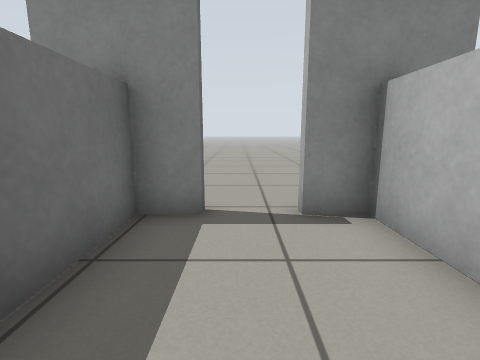
view 1 (above)

15 first-person views from a walk through a robot-simulator world made for Gazebo. The camera is 0.64 m above the floor, tilts 10° down and sees 85° across. The floor is counted in squares, 0.5 m on a side. Each view is taken from the middle of a square. On the plan, view 1 faces up. The plan holds only what a view shows up to about 12 squares ahead; the rest is blank. The robots in the file are not drawn.

view 2
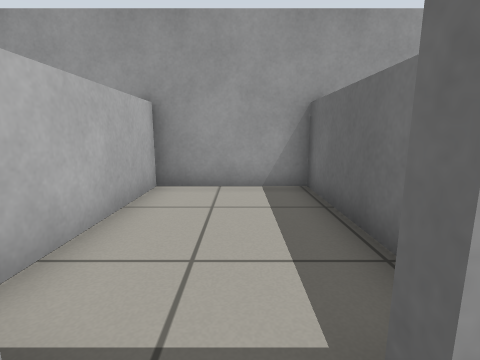

view 3
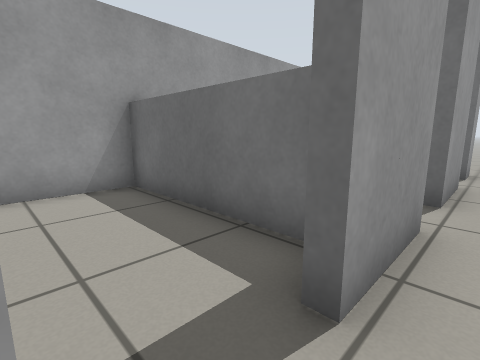

view 4
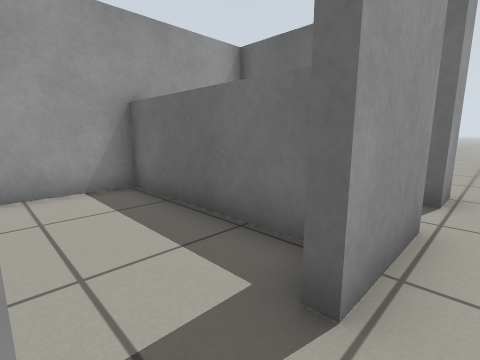

view 5
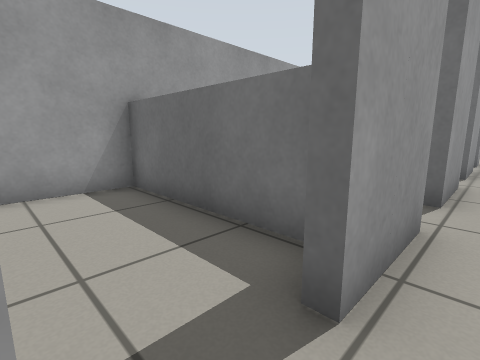

view 6
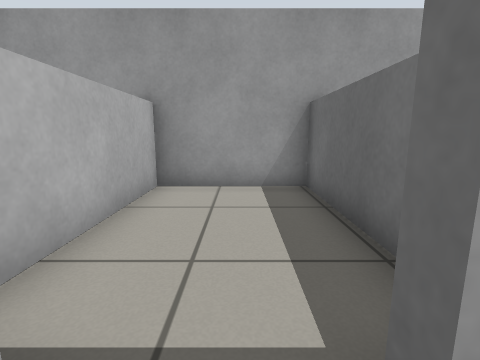

view 7
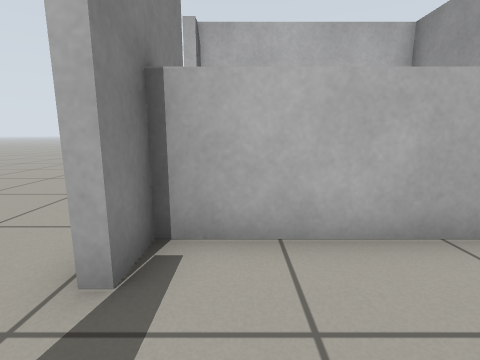

view 8
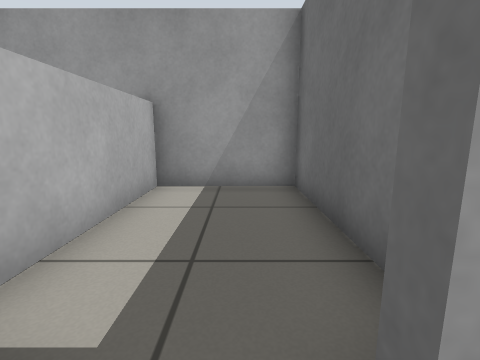

view 9
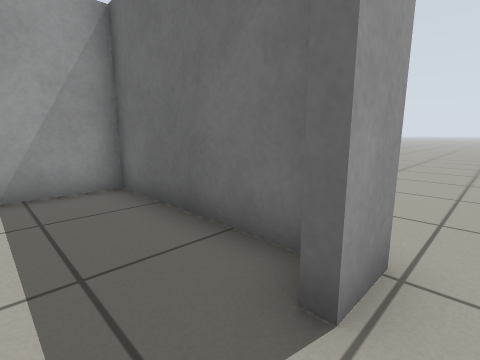

view 10
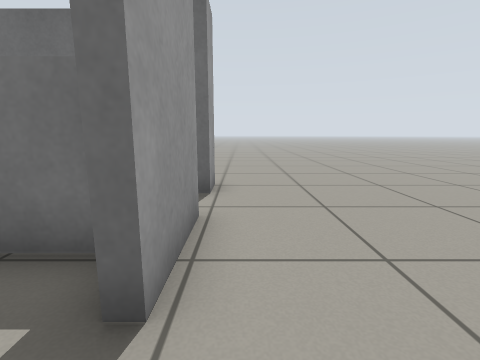

view 11
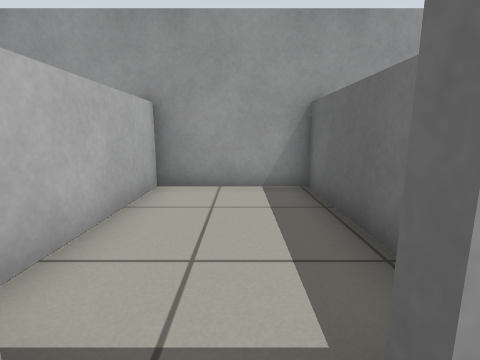

view 12
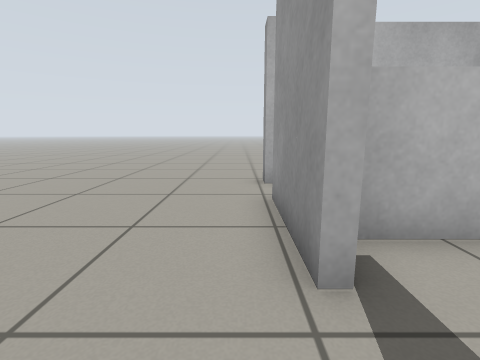

view 13
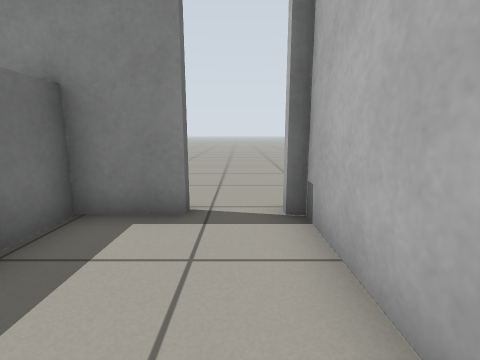

view 14
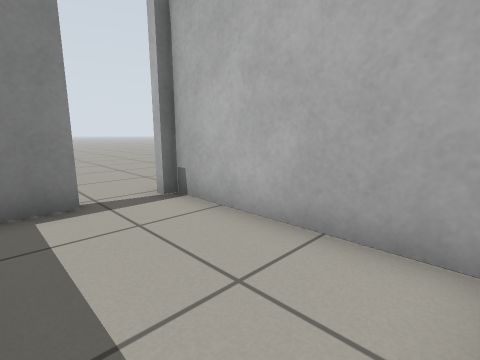

view 15
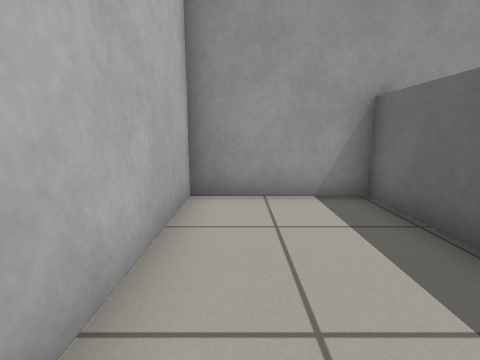

### Floor plan
Points are (right, up) in squares from view 1. A wall is a line through its corners. A room is listed if a view was taken in it or the views show most of it. See-through windows are left out.
Room 1 (view 1)
walls: (-1.9, -1.3) (2, -1.3); (-0.5, 4.1) (-3, 4.1); (2.1, -1.4) (2.1, 4.1); (-1.7, 4.1) (-1.7, -1.4)
ways out: opening at (0, 4) to room 2
Room 2 (views 2, 3, 4, 5, 6, 10, 11, 12)
walls: (0.9, 4.4) (3.5, 4.4); (4.9, 4.4) (8.2, 4.4); (-3.1, 4.4) (-0.5, 4.4)
ways out: opening at (0, 4) to room 1; opening at (4, 4) to room 3; opening at (-5.5, 5.5) to room 4; opening at (9, 4) to room 5; opening at (-4, 4) to room 6; opening at (10, 5.5)
Room 3 (view 7)
walls: (2.4, 3.5) (2.4, -1.4); (2, -1.3) (6, -1.3); (6, -1.4) (6, 4.1); (3.5, 4.1) (1, 4.1)
ways out: opening at (4, 4) to room 2
Room 4 (views 8, 9)
walls: (-7, 4.4) (-4.5, 4.4); (-9.4, 3.6) (-9.4, -1.3) (-5.9, -1.3); (-6, -1.4) (-6, 3)
ways out: opening at (-5.5, 5.5) to room 2; opening at (-9, 5.5)
Room 5 (views 13, 14, 15)
walls: (6, -1.3) (10, -1.3) (10, 4.1); (8.2, 4.1) (4.9, 4.1); (6.3, 4.1) (6.3, -1.4)
ways out: opening at (9, 4) to room 2
Room 6 (no view inside)
walls: (-5.9, -1.3) (-1.9, -1.3); (-5.7, 3.5) (-5.7, -1.4); (-2, -1.4) (-2, 3)
ways out: opening at (-4, 4) to room 2

Where each view was taken, in squares from view 1:
view 1: 0 up, 0 right, facing up
view 2: 5 up, 0 right, facing down
view 3: 5 up, 1 right, facing down-left
view 4: 5 up, 3 left, facing down-left
view 5: 5 up, 5 right, facing down-left
view 6: 5 up, 4 right, facing down
view 7: 3 up, 3 right, facing right
view 8: 5 up, 8 left, facing down
view 9: 5 up, 7 left, facing down-left
view 10: 5 up, 3 left, facing left
view 11: 5 up, 4 left, facing down
view 12: 5 up, 3 right, facing right
view 13: 0 up, 9 right, facing up
view 14: 1 down, 7 right, facing up-right
view 15: 4 up, 9 right, facing down
